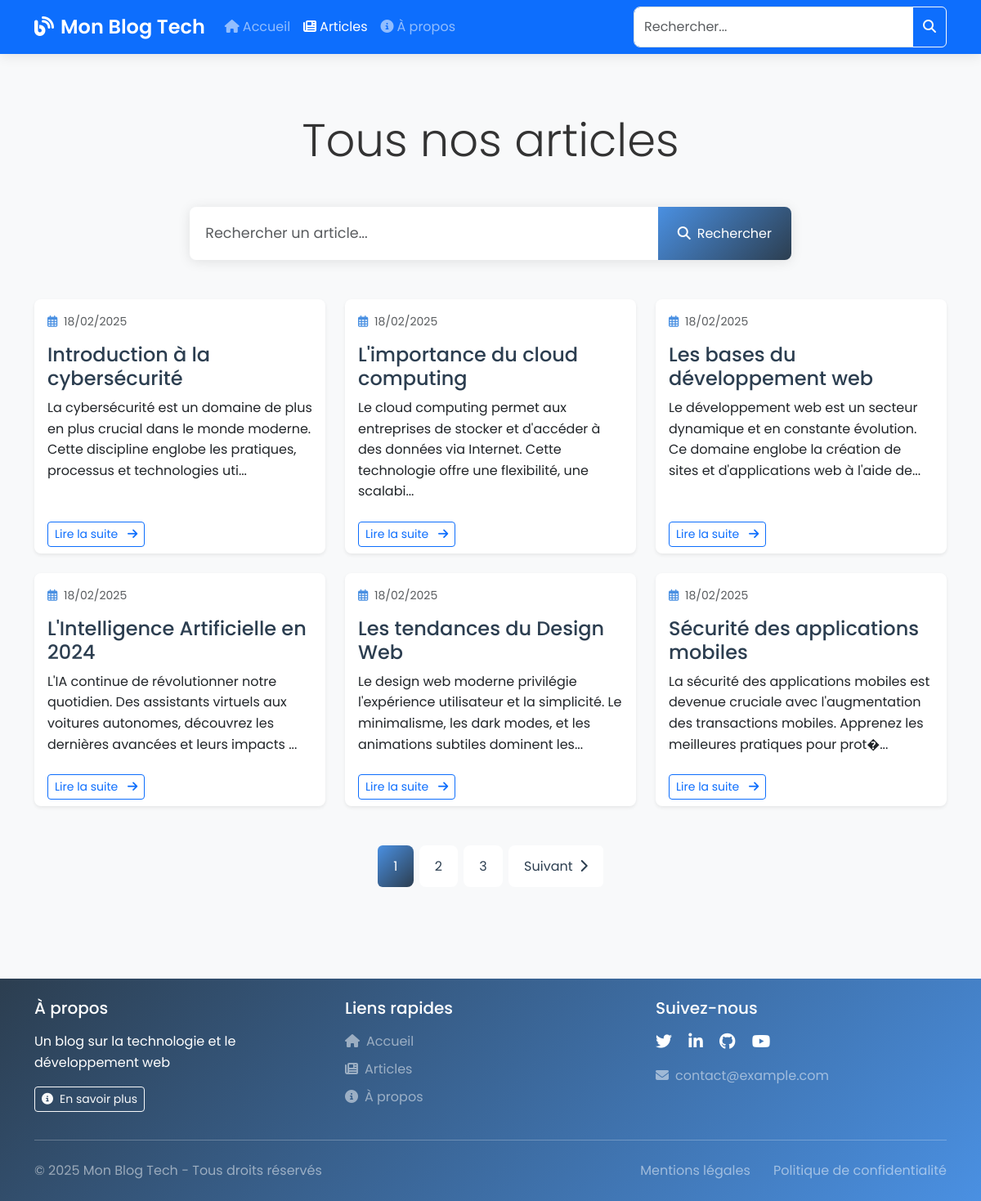
The app's page /articles.php, older data.
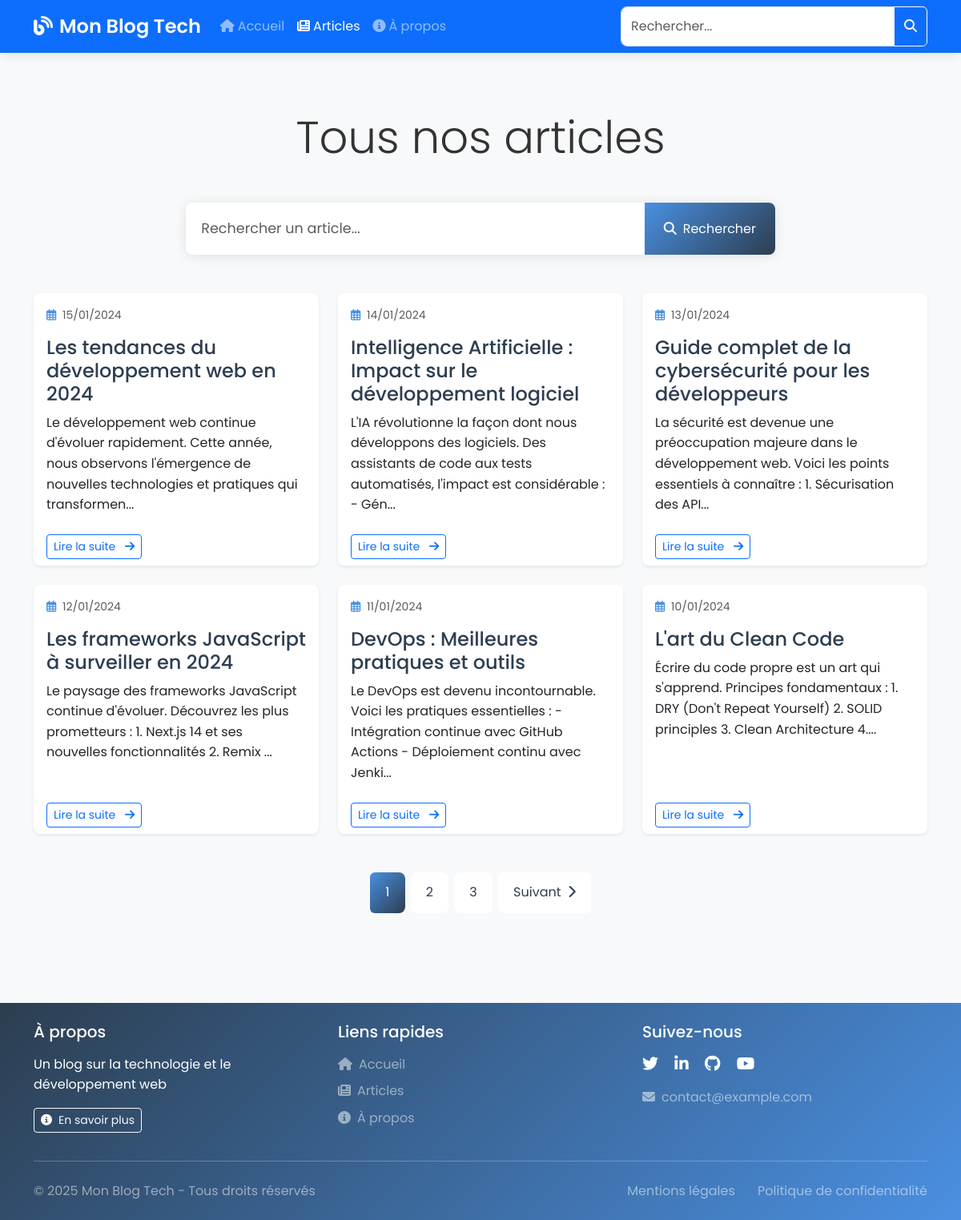
The same page, newer data.
### tables this page shows
CREATE TABLE IF NOT EXISTS articles (
    id INT AUTO_INCREMENT PRIMARY KEY,
    titre VARCHAR(255) NOT NULL,
    contenu TEXT NOT NULL,
    date_creation TIMESTAMP DEFAULT CURRENT_TIMESTAMP
);

### articles.php (the view, shortened to what this page needs)
<?php
require_once('includes/db.php');
require_once('includes/header.php');
$articles_par_page = 6;
$page = isset($_GET['page']) ? (int)$_GET['page'] : 1;
$page = max(1, $page);
$recherche = isset($_GET['recherche']) ? trim($_GET['recherche']) : '';
$params = [];
$sql = "SELECT * FROM articles";
$stmt = $pdo->prepare("SELECT COUNT(*) FROM (" . $sql . ") AS count_table");
$stmt->execute($params);
$total_articles = $stmt->fetchColumn();
$total_pages = ceil($total_articles / $articles_par_page);
$page = min($page, max(1, $total_pages));
$offset = ($page - 1) * $articles_par_page;
$sql .= " ORDER BY date_creation DESC";
$sql .= " LIMIT " . (int)$articles_par_page;
$sql .= " OFFSET " . (int)$offset;
$stmt = $pdo->prepare($sql);
$stmt->execute($params);
$articles = $stmt->fetchAll();
?>
<div class="container py-5">
    <header class="text-center mb-5">
        <h1 class="display-4 mb-3">
            <?php if (!empty($recherche)): ?>
                Résultats de recherche pour "<?php echo htmlspecialchars($recherche); ?>"
            <?php else: ?>
                Tous nos articles
            <?php endif; ?>
        </h1>
    </header>
    <div class="row justify-content-center mb-5">
        <div class="col-md-8">
            <form class="search-form" id="searchForm">
                <div class="input-group">
                    <input type="search" name="recherche" class="form-control"
                           id="searchInput"
                           placeholder="Rechercher un article..."
                           value="<?php echo htmlspecialchars($recherche); ?>">
                    <button class="btn btn-primary" type="submit">
                        <i class="fas fa-search me-2"></i>Rechercher
                    </button>
                </div>
            </form>
        </div>
    </div>
    <div class="row row-cols-1 row-cols-md-2 row-cols-lg-3 g-4 mb-4" id="articlesList">
        <?php if (empty($articles)): ?>
            <div class="col-12">
                <div class="alert alert-info">
                    <i class="fas fa-info-circle me-2"></i>
                    Aucun article ne correspond à votre recherche.
                </div>
            </div>
        <?php else: ?>
            <?php foreach ($articles as $article): ?>
                <div class="col">
                    <article class="card h-100 article-card border-0 shadow-sm">
                        <div class="card-body">
                            <div class="article-meta mb-3">
                                <small class="text-muted">
                                    <i class="far fa-calendar-alt me-1"></i>
                                    <?php echo date('d/m/Y', strtotime($article['date_creation'])); ?>
                                </small>
                            </div>
                            <h3 class="card-title h4">
                                <a href="article.php?id=<?php echo $article['id']; ?>" class="text-decoration-none">
                                    <?php echo htmlspecialchars($article['titre']); ?>
                                </a>
                            </h3>
                            <p class="card-text">
                                <?php
                                $extrait = substr(strip_tags($article['contenu']), 0, 150);
                                echo htmlspecialchars($extrait) . '...';
                                ?>
                            </p>
                        </div>
                        <div class="card-footer bg-transparent border-0">
                            <a href="article.php?id=<?php echo $article['id']; ?>"
                               class="btn btn-outline-primary btn-sm">
                                Lire la suite <i class="fas fa-arrow-right ms-2"></i>
                            </a>
                        </div>
                    </article>
                </div>
            <?php endforeach; ?>
        <?php endif; ?>
    </div>
    <?php if ($total_pages > 1): ?>
        <nav aria-label="Navigation des articles" class="mt-5">
            <ul class="pagination justify-content-center">
                <?php for ($i = max(1, $page-2); $i <= min($total_pages, $page+2); $i++): ?>
                    <li class="page-item <?php echo $i === $page ? 'active' : ''; ?>">
                        <a class="page-link" href="?page=<?php echo $i; ?><?php echo !empty($recherche) ? '&recherche='.urlencode($recherche) : ''; ?>">
                            <?php echo $i; ?>
                        </a>
                    </li>
                <?php endfor; ?>
                <?php if ($page < $total_pages): ?>
                    <li class="page-item">
                        <a class="page-link" href="?page=<?php echo $page+1; ?><?php echo !empty($recherche) ? '&recherche='.urlencode($recherche) : ''; ?>">
                            Suivant <i class="fas fa-chevron-right ms-1"></i>
                        </a>
                    </li>
                <?php endif; ?>
            </ul>
        </nav>
    <?php endif; ?>
</div>
<?php require_once('includes/footer.php'); ?>

Row changes from the older to the newer data that the page shows:
removed articles: date_creation "18/02/2025", titre "Introduction à la cybersécurité", contenu "La cybersécurité est un domaine de plus en plus crucial dans le monde moderne. Cette discipline englobe les pratiques, processus et technologies uti"
removed articles: date_creation "18/02/2025", titre "L'importance du cloud computing", contenu "Le cloud computing permet aux entreprises de stocker et d'accéder à des données via Internet. Cette technologie offre une flexibilité, une scalabi"
removed articles: date_creation "18/02/2025", titre "Les bases du développement web", contenu "Le développement web est un secteur dynamique et en constante évolution. Ce domaine englobe la création de sites et d'applications web à l'aide de"
removed articles: date_creation "18/02/2025", titre "L'Intelligence Artificielle en 2024", contenu "L'IA continue de révolutionner notre quotidien. Des assistants virtuels aux voitures autonomes, découvrez les dernières avancées et leurs impacts"
removed articles: date_creation "18/02/2025", titre "Les tendances du Design Web", contenu "Le design web moderne privilégie l'expérience utilisateur et la simplicité. Le minimalisme, les dark modes, et les animations subtiles dominent les"
removed articles: date_creation "18/02/2025", titre "Sécurité des applications mobiles", contenu "La sécurité des applications mobiles est devenue cruciale avec l'augmentation des transactions mobiles. Apprenez les meilleures pratiques pour prot�"
added articles: date_creation "15/01/2024", titre "Les tendances du développement web en 2024", contenu "Le développement web continue d'évoluer rapidement. Cette année, nous observons l'émergence de nouvelles technologies et pratiques qui transformen"
added articles: date_creation "14/01/2024", titre "Intelligence Artificielle : Impact sur le développement logiciel", contenu "L'IA révolutionne la façon dont nous développons des logiciels. Des assistants de code aux tests automatisés, l'impact est considérable : - Gén"
added articles: date_creation "13/01/2024", titre "Guide complet de la cybersécurité pour les développeurs", contenu "La sécurité est devenue une préoccupation majeure dans le développement web. Voici les points essentiels à connaître : 1. Sécurisation des API"
added articles: date_creation "12/01/2024", titre "Les frameworks JavaScript à surveiller en 2024", contenu "Le paysage des frameworks JavaScript continue d'évoluer. Découvrez les plus prometteurs : 1. Next.js 14 et ses nouvelles fonctionnalités 2. Remix"
added articles: date_creation "11/01/2024", titre "DevOps : Meilleures pratiques et outils", contenu "Le DevOps est devenu incontournable. Voici les pratiques essentielles : - Intégration continue avec GitHub Actions - Déploiement continu avec Jenki"
added articles: date_creation "10/01/2024", titre "L'art du Clean Code", contenu "Écrire du code propre est un art qui s'apprend. Principes fondamentaux : 1. DRY (Don't Repeat Yourself) 2. SOLID principles 3. Clean Architecture 4."
